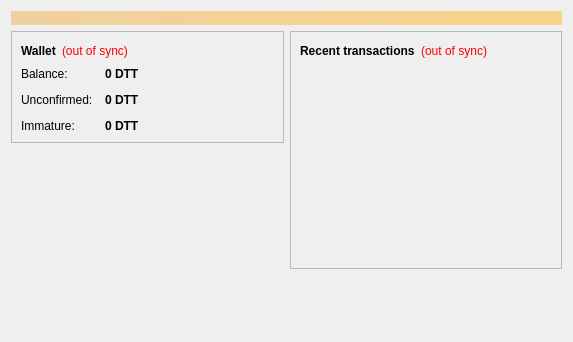
<?xml version="1.0" encoding="UTF-8"?>
<ui version="4.0">
 <class>OverviewPage</class>
 <widget class="QWidget" name="OverviewPage">
  <property name="geometry">
   <rect>
    <x>0</x>
    <y>0</y>
    <width>573</width>
    <height>342</height>
   </rect>
  </property>
  <property name="windowTitle">
   <string>Form</string>
  </property>
  <layout class="QVBoxLayout" name="topLayout">
   <item>
    <widget class="QLabel" name="labelAlerts">
     <property name="visible">
      <bool>false</bool>
     </property>
     <property name="styleSheet">
      <string notr="true">background-color: qlineargradient(x1: 0, y1: 0, x2: 1, y2: 0, stop:0 #F0D0A0, stop:1 #F8D488); color:#000000;</string>
     </property>
     <property name="wordWrap">
      <bool>true</bool>
     </property>
     <property name="margin">
      <number>3</number>
     </property>
    </widget>
   </item>
   <item>
    <layout class="QHBoxLayout" name="horizontalLayout" stretch="1,1">
     <item>
      <layout class="QVBoxLayout" name="verticalLayout_2">
       <item>
        <widget class="QFrame" name="frame">
         <property name="frameShape">
          <enum>QFrame::StyledPanel</enum>
         </property>
         <property name="frameShadow">
          <enum>QFrame::Raised</enum>
         </property>
         <layout class="QVBoxLayout" name="verticalLayout_4">
          <item>
           <layout class="QHBoxLayout" name="horizontalLayout_4">
            <item>
             <widget class="QLabel" name="label_5">
              <property name="font">
               <font>
                <weight>75</weight>
                <bold>true</bold>
               </font>
              </property>
              <property name="text">
               <string>Wallet</string>
              </property>
             </widget>
            </item>
            <item>
             <widget class="QLabel" name="labelWalletStatus">
              <property name="toolTip">
               <string>The displayed information may be out of date. Your wallet automatically synchronizes with the Litecoin network after a connection is established, but this process has not completed yet.</string>
              </property>
              <property name="styleSheet">
               <string notr="true">QLabel { color: red; }</string>
              </property>
              <property name="text">
               <string notr="true">(out of sync)</string>
              </property>
              <property name="alignment">
               <set>Qt::AlignLeading|Qt::AlignLeft|Qt::AlignVCenter</set>
              </property>
             </widget>
            </item>
            <item>
             <spacer name="horizontalSpacer_2">
              <property name="orientation">
               <enum>Qt::Horizontal</enum>
              </property>
              <property name="sizeHint" stdset="0">
               <size>
                <width>40</width>
                <height>20</height>
               </size>
              </property>
             </spacer>
            </item>
           </layout>
          </item>
          <item>
           <layout class="QFormLayout" name="formLayout_2">
            <property name="fieldGrowthPolicy">
             <enum>QFormLayout::AllNonFixedFieldsGrow</enum>
            </property>
            <property name="horizontalSpacing">
             <number>12</number>
            </property>
            <property name="verticalSpacing">
             <number>12</number>
            </property>
            <item row="0" column="0">
             <widget class="QLabel" name="label">
              <property name="text">
               <string>Balance:</string>
              </property>
             </widget>
            </item>
            <item row="0" column="1">
             <widget class="QLabel" name="labelBalance">
              <property name="font">
               <font>
                <weight>75</weight>
                <bold>true</bold>
               </font>
              </property>
              <property name="cursor">
               <cursorShape>IBeamCursor</cursorShape>
              </property>
              <property name="toolTip">
               <string>Your current balance</string>
              </property>
              <property name="text">
               <string notr="true">0 DTT</string>
              </property>
              <property name="textInteractionFlags">
               <set>Qt::LinksAccessibleByMouse|Qt::TextSelectableByKeyboard|Qt::TextSelectableByMouse</set>
              </property>
             </widget>
            </item>
            <item row="1" column="0">
             <widget class="QLabel" name="label_3">
              <property name="text">
               <string>Unconfirmed:</string>
              </property>
             </widget>
            </item>
            <item row="1" column="1">
             <widget class="QLabel" name="labelUnconfirmed">
              <property name="font">
               <font>
                <weight>75</weight>
                <bold>true</bold>
               </font>
              </property>
              <property name="cursor">
               <cursorShape>IBeamCursor</cursorShape>
              </property>
              <property name="toolTip">
               <string>Total of transactions that have yet to be confirmed, and do not yet count toward the current balance</string>
              </property>
              <property name="text">
               <string notr="true">0 DTT</string>
              </property>
              <property name="textInteractionFlags">
               <set>Qt::LinksAccessibleByMouse|Qt::TextSelectableByKeyboard|Qt::TextSelectableByMouse</set>
              </property>
             </widget>
            </item>
            <item row="2" column="0">
             <widget class="QLabel" name="labelImmatureText">
              <property name="text">
               <string>Immature:</string>
              </property>
             </widget>
            </item>
            <item row="2" column="1">
             <widget class="QLabel" name="labelImmature">
              <property name="font">
               <font>
                <weight>75</weight>
                <bold>true</bold>
               </font>
              </property>
              <property name="toolTip">
               <string>Mined balance that has not yet matured</string>
              </property>
              <property name="text">
               <string notr="true">0 DTT</string>
              </property>
              <property name="textInteractionFlags">
               <set>Qt::LinksAccessibleByMouse|Qt::TextSelectableByKeyboard|Qt::TextSelectableByMouse</set>
              </property>
             </widget>
            </item>
           </layout>
          </item>
         </layout>
        </widget>
       </item>
       <item>
        <spacer name="verticalSpacer">
         <property name="orientation">
          <enum>Qt::Vertical</enum>
         </property>
         <property name="sizeHint" stdset="0">
          <size>
           <width>20</width>
           <height>40</height>
          </size>
         </property>
        </spacer>
       </item>
      </layout>
     </item>
     <item>
      <layout class="QVBoxLayout" name="verticalLayout_3">
       <item>
        <widget class="QFrame" name="frame_2">
         <property name="frameShape">
          <enum>QFrame::StyledPanel</enum>
         </property>
         <property name="frameShadow">
          <enum>QFrame::Raised</enum>
         </property>
         <layout class="QVBoxLayout" name="verticalLayout">
          <item>
           <layout class="QHBoxLayout" name="horizontalLayout_2">
            <item>
             <widget class="QLabel" name="label_4">
              <property name="text">
               <string>&lt;b&gt;Recent transactions&lt;/b&gt;</string>
              </property>
             </widget>
            </item>
            <item>
             <widget class="QLabel" name="labelTransactionsStatus">
              <property name="toolTip">
               <string>The displayed information may be out of date. Your wallet automatically synchronizes with the Litecoin network after a connection is established, but this process has not completed yet.</string>
              </property>
              <property name="styleSheet">
               <string notr="true">QLabel { color: red; }</string>
              </property>
              <property name="text">
               <string notr="true">(out of sync)</string>
              </property>
              <property name="alignment">
               <set>Qt::AlignRight|Qt::AlignTrailing|Qt::AlignVCenter</set>
              </property>
             </widget>
            </item>
            <item>
             <spacer name="horizontalSpacer">
              <property name="orientation">
               <enum>Qt::Horizontal</enum>
              </property>
              <property name="sizeHint" stdset="0">
               <size>
                <width>40</width>
                <height>20</height>
               </size>
              </property>
             </spacer>
            </item>
           </layout>
          </item>
          <item>
           <widget class="QListView" name="listTransactions">
            <property name="styleSheet">
             <string notr="true">QListView { background: transparent; }</string>
            </property>
            <property name="frameShape">
             <enum>QFrame::NoFrame</enum>
            </property>
            <property name="verticalScrollBarPolicy">
             <enum>Qt::ScrollBarAlwaysOff</enum>
            </property>
            <property name="horizontalScrollBarPolicy">
             <enum>Qt::ScrollBarAlwaysOff</enum>
            </property>
            <property name="selectionMode">
             <enum>QAbstractItemView::NoSelection</enum>
            </property>
           </widget>
          </item>
         </layout>
        </widget>
       </item>
       <item>
        <spacer name="verticalSpacer_2">
         <property name="orientation">
          <enum>Qt::Vertical</enum>
         </property>
         <property name="sizeHint" stdset="0">
          <size>
           <width>20</width>
           <height>40</height>
          </size>
         </property>
        </spacer>
       </item>
      </layout>
     </item>
    </layout>
   </item>
  </layout>
 </widget>
 <resources/>
 <connections/>
</ui>
